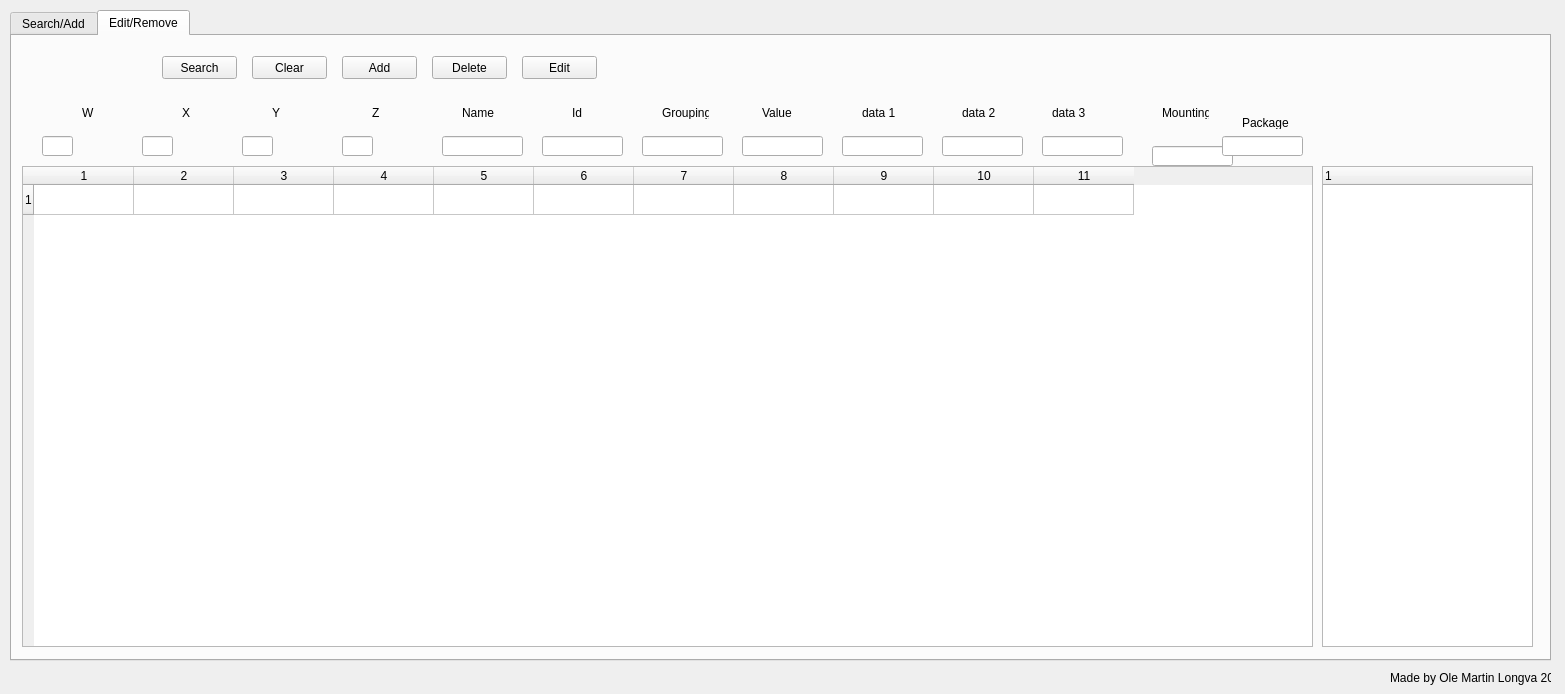
<?xml version="1.0" encoding="UTF-8"?>
<ui version="4.0">
 <class>Form</class>
 <widget class="QWidget" name="Form">
  <property name="geometry">
   <rect>
    <x>0</x>
    <y>0</y>
    <width>1565</width>
    <height>694</height>
   </rect>
  </property>
  <property name="windowTitle">
   <string>Form</string>
  </property>
  <widget class="QTabWidget" name="tabWidget">
   <property name="geometry">
    <rect>
     <x>10</x>
     <y>10</y>
     <width>1541</width>
     <height>651</height>
    </rect>
   </property>
   <property name="currentIndex">
    <number>1</number>
   </property>
   <widget class="QWidget" name="tab">
    <attribute name="title">
     <string>Search/Add</string>
    </attribute>
    <widget class="QLineEdit" name="lineEdit_7">
     <property name="geometry">
      <rect>
       <x>730</x>
       <y>100</y>
       <width>81</width>
       <height>20</height>
      </rect>
     </property>
    </widget>
    <widget class="QLineEdit" name="lineEdit_9">
     <property name="geometry">
      <rect>
       <x>930</x>
       <y>100</y>
       <width>81</width>
       <height>20</height>
      </rect>
     </property>
    </widget>
    <widget class="QLabel" name="label_8">
     <property name="geometry">
      <rect>
       <x>850</x>
       <y>70</y>
       <width>47</width>
       <height>13</height>
      </rect>
     </property>
     <property name="text">
      <string>data 1</string>
     </property>
    </widget>
    <widget class="QPushButton" name="pushButton_3">
     <property name="geometry">
      <rect>
       <x>330</x>
       <y>20</y>
       <width>75</width>
       <height>23</height>
      </rect>
     </property>
     <property name="text">
      <string>Add</string>
     </property>
    </widget>
    <widget class="QLabel" name="label_4">
     <property name="geometry">
      <rect>
       <x>450</x>
       <y>70</y>
       <width>47</width>
       <height>13</height>
      </rect>
     </property>
     <property name="text">
      <string>Name</string>
     </property>
    </widget>
    <widget class="QPushButton" name="pushButton_2">
     <property name="geometry">
      <rect>
       <x>240</x>
       <y>20</y>
       <width>75</width>
       <height>23</height>
      </rect>
     </property>
     <property name="text">
      <string>Clear</string>
     </property>
    </widget>
    <widget class="QLabel" name="label_6">
     <property name="geometry">
      <rect>
       <x>650</x>
       <y>70</y>
       <width>47</width>
       <height>13</height>
      </rect>
     </property>
     <property name="text">
      <string>Grouping</string>
     </property>
    </widget>
    <widget class="QLineEdit" name="lineEdit_8">
     <property name="geometry">
      <rect>
       <x>830</x>
       <y>100</y>
       <width>81</width>
       <height>20</height>
      </rect>
     </property>
    </widget>
    <widget class="QPushButton" name="pushButton">
     <property name="geometry">
      <rect>
       <x>150</x>
       <y>20</y>
       <width>75</width>
       <height>23</height>
      </rect>
     </property>
     <property name="text">
      <string>Search</string>
     </property>
    </widget>
    <widget class="QLabel" name="label_7">
     <property name="geometry">
      <rect>
       <x>750</x>
       <y>70</y>
       <width>47</width>
       <height>13</height>
      </rect>
     </property>
     <property name="text">
      <string>Value</string>
     </property>
    </widget>
    <widget class="QLineEdit" name="lineEdit_10">
     <property name="geometry">
      <rect>
       <x>1030</x>
       <y>100</y>
       <width>81</width>
       <height>20</height>
      </rect>
     </property>
    </widget>
    <widget class="QLineEdit" name="lineEdit_2">
     <property name="geometry">
      <rect>
       <x>110</x>
       <y>100</y>
       <width>31</width>
       <height>20</height>
      </rect>
     </property>
    </widget>
    <widget class="QLabel" name="label_3">
     <property name="geometry">
      <rect>
       <x>160</x>
       <y>70</y>
       <width>47</width>
       <height>13</height>
      </rect>
     </property>
     <property name="text">
      <string>Z</string>
     </property>
     <property name="buddy">
      <cstring>lineEdit_3</cstring>
     </property>
    </widget>
    <widget class="QLabel" name="label_2">
     <property name="geometry">
      <rect>
       <x>120</x>
       <y>70</y>
       <width>47</width>
       <height>13</height>
      </rect>
     </property>
     <property name="text">
      <string>Y</string>
     </property>
    </widget>
    <widget class="QLabel" name="label_5">
     <property name="geometry">
      <rect>
       <x>560</x>
       <y>70</y>
       <width>47</width>
       <height>13</height>
      </rect>
     </property>
     <property name="text">
      <string>Id</string>
     </property>
    </widget>
    <widget class="QLabel" name="label">
     <property name="geometry">
      <rect>
       <x>80</x>
       <y>70</y>
       <width>47</width>
       <height>13</height>
      </rect>
     </property>
     <property name="text">
      <string>X</string>
     </property>
    </widget>
    <widget class="QLineEdit" name="lineEdit_4">
     <property name="geometry">
      <rect>
       <x>190</x>
       <y>100</y>
       <width>81</width>
       <height>20</height>
      </rect>
     </property>
    </widget>
    <widget class="QLineEdit" name="lineEdit_6">
     <property name="geometry">
      <rect>
       <x>630</x>
       <y>100</y>
       <width>81</width>
       <height>20</height>
      </rect>
     </property>
    </widget>
    <widget class="QLineEdit" name="lineEdit">
     <property name="geometry">
      <rect>
       <x>70</x>
       <y>100</y>
       <width>31</width>
       <height>20</height>
      </rect>
     </property>
    </widget>
    <widget class="QLineEdit" name="lineEdit_5">
     <property name="geometry">
      <rect>
       <x>530</x>
       <y>100</y>
       <width>81</width>
       <height>20</height>
      </rect>
     </property>
    </widget>
    <widget class="QLineEdit" name="lineEdit_3">
     <property name="geometry">
      <rect>
       <x>180</x>
       <y>70</y>
       <width>31</width>
       <height>20</height>
      </rect>
     </property>
    </widget>
    <widget class="QLabel" name="label_10">
     <property name="geometry">
      <rect>
       <x>1040</x>
       <y>70</y>
       <width>47</width>
       <height>13</height>
      </rect>
     </property>
     <property name="text">
      <string>data 3</string>
     </property>
    </widget>
    <widget class="QLabel" name="label_9">
     <property name="geometry">
      <rect>
       <x>950</x>
       <y>70</y>
       <width>47</width>
       <height>13</height>
      </rect>
     </property>
     <property name="text">
      <string>data 2</string>
     </property>
    </widget>
    <widget class="QTableWidget" name="tableWidget">
     <property name="geometry">
      <rect>
       <x>10</x>
       <y>130</y>
       <width>1291</width>
       <height>481</height>
      </rect>
     </property>
     <property name="editTriggers">
      <set>QAbstractItemView::NoEditTriggers</set>
     </property>
     <property name="rowCount">
      <number>1</number>
     </property>
     <property name="columnCount">
      <number>13</number>
     </property>
     <row/>
     <column/>
     <column/>
     <column/>
     <column/>
     <column/>
     <column/>
     <column/>
     <column/>
     <column/>
     <column/>
     <column/>
     <column/>
     <column/>
    </widget>
    <widget class="QLineEdit" name="lineEdit_22">
     <property name="geometry">
      <rect>
       <x>30</x>
       <y>100</y>
       <width>31</width>
       <height>20</height>
      </rect>
     </property>
    </widget>
    <widget class="QLabel" name="label_22">
     <property name="geometry">
      <rect>
       <x>40</x>
       <y>70</y>
       <width>47</width>
       <height>13</height>
      </rect>
     </property>
     <property name="text">
      <string>W</string>
     </property>
    </widget>
    <widget class="QLineEdit" name="lineEdit_23">
     <property name="geometry">
      <rect>
       <x>1130</x>
       <y>100</y>
       <width>81</width>
       <height>20</height>
      </rect>
     </property>
    </widget>
    <widget class="QLineEdit" name="lineEdit_24">
     <property name="geometry">
      <rect>
       <x>1220</x>
       <y>100</y>
       <width>81</width>
       <height>20</height>
      </rect>
     </property>
    </widget>
    <widget class="QLabel" name="label_24">
     <property name="geometry">
      <rect>
       <x>1150</x>
       <y>80</y>
       <width>47</width>
       <height>13</height>
      </rect>
     </property>
     <property name="text">
      <string>Mounting</string>
     </property>
    </widget>
    <widget class="QLabel" name="label_25">
     <property name="geometry">
      <rect>
       <x>1250</x>
       <y>70</y>
       <width>47</width>
       <height>13</height>
      </rect>
     </property>
     <property name="text">
      <string>Package</string>
     </property>
    </widget>
    <widget class="QTreeWidget" name="treeWidget">
     <property name="geometry">
      <rect>
       <x>1310</x>
       <y>130</y>
       <width>211</width>
       <height>481</height>
      </rect>
     </property>
     <column>
      <property name="text">
       <string notr="true">1</string>
      </property>
     </column>
    </widget>
   </widget>
   <widget class="QWidget" name="tab_2">
    <attribute name="title">
     <string>Edit/Remove</string>
    </attribute>
    <widget class="QLabel" name="label_11">
     <property name="geometry">
      <rect>
       <x>750</x>
       <y>70</y>
       <width>47</width>
       <height>13</height>
      </rect>
     </property>
     <property name="text">
      <string>Value</string>
     </property>
    </widget>
    <widget class="QLineEdit" name="lineEdit_11">
     <property name="geometry">
      <rect>
       <x>130</x>
       <y>100</y>
       <width>31</width>
       <height>20</height>
      </rect>
     </property>
    </widget>
    <widget class="QLineEdit" name="lineEdit_12">
     <property name="geometry">
      <rect>
       <x>230</x>
       <y>100</y>
       <width>31</width>
       <height>20</height>
      </rect>
     </property>
    </widget>
    <widget class="QLineEdit" name="lineEdit_13">
     <property name="geometry">
      <rect>
       <x>330</x>
       <y>100</y>
       <width>31</width>
       <height>20</height>
      </rect>
     </property>
    </widget>
    <widget class="QLabel" name="label_12">
     <property name="geometry">
      <rect>
       <x>260</x>
       <y>70</y>
       <width>47</width>
       <height>13</height>
      </rect>
     </property>
     <property name="text">
      <string>Y</string>
     </property>
    </widget>
    <widget class="QLabel" name="label_13">
     <property name="geometry">
      <rect>
       <x>170</x>
       <y>70</y>
       <width>47</width>
       <height>13</height>
      </rect>
     </property>
     <property name="text">
      <string>X</string>
     </property>
    </widget>
    <widget class="QLineEdit" name="lineEdit_14">
     <property name="geometry">
      <rect>
       <x>430</x>
       <y>100</y>
       <width>81</width>
       <height>20</height>
      </rect>
     </property>
    </widget>
    <widget class="QLabel" name="label_14">
     <property name="geometry">
      <rect>
       <x>560</x>
       <y>70</y>
       <width>47</width>
       <height>13</height>
      </rect>
     </property>
     <property name="text">
      <string>Id</string>
     </property>
    </widget>
    <widget class="QLabel" name="label_15">
     <property name="geometry">
      <rect>
       <x>360</x>
       <y>70</y>
       <width>47</width>
       <height>13</height>
      </rect>
     </property>
     <property name="text">
      <string>Z</string>
     </property>
    </widget>
    <widget class="QPushButton" name="pushButton_4">
     <property name="geometry">
      <rect>
       <x>330</x>
       <y>20</y>
       <width>75</width>
       <height>23</height>
      </rect>
     </property>
     <property name="text">
      <string>Add</string>
     </property>
    </widget>
    <widget class="QLineEdit" name="lineEdit_15">
     <property name="geometry">
      <rect>
       <x>530</x>
       <y>100</y>
       <width>81</width>
       <height>20</height>
      </rect>
     </property>
    </widget>
    <widget class="QPushButton" name="pushButton_5">
     <property name="geometry">
      <rect>
       <x>240</x>
       <y>20</y>
       <width>75</width>
       <height>23</height>
      </rect>
     </property>
     <property name="text">
      <string>Clear</string>
     </property>
    </widget>
    <widget class="QLabel" name="label_16">
     <property name="geometry">
      <rect>
       <x>650</x>
       <y>70</y>
       <width>47</width>
       <height>13</height>
      </rect>
     </property>
     <property name="text">
      <string>Grouping</string>
     </property>
    </widget>
    <widget class="QLabel" name="label_17">
     <property name="geometry">
      <rect>
       <x>450</x>
       <y>70</y>
       <width>47</width>
       <height>13</height>
      </rect>
     </property>
     <property name="text">
      <string>Name</string>
     </property>
    </widget>
    <widget class="QLabel" name="label_18">
     <property name="geometry">
      <rect>
       <x>1040</x>
       <y>70</y>
       <width>47</width>
       <height>13</height>
      </rect>
     </property>
     <property name="text">
      <string>data 3</string>
     </property>
    </widget>
    <widget class="QLabel" name="label_19">
     <property name="geometry">
      <rect>
       <x>850</x>
       <y>70</y>
       <width>47</width>
       <height>13</height>
      </rect>
     </property>
     <property name="text">
      <string>data 1</string>
     </property>
    </widget>
    <widget class="QPushButton" name="pushButton_6">
     <property name="geometry">
      <rect>
       <x>150</x>
       <y>20</y>
       <width>75</width>
       <height>23</height>
      </rect>
     </property>
     <property name="text">
      <string>Search</string>
     </property>
    </widget>
    <widget class="QLabel" name="label_20">
     <property name="geometry">
      <rect>
       <x>950</x>
       <y>70</y>
       <width>47</width>
       <height>13</height>
      </rect>
     </property>
     <property name="text">
      <string>data 2</string>
     </property>
    </widget>
    <widget class="QTableWidget" name="tableWidget_2">
     <property name="geometry">
      <rect>
       <x>10</x>
       <y>130</y>
       <width>1291</width>
       <height>481</height>
      </rect>
     </property>
     <property name="editTriggers">
      <set>QAbstractItemView::NoEditTriggers</set>
     </property>
     <property name="rowCount">
      <number>1</number>
     </property>
     <property name="columnCount">
      <number>11</number>
     </property>
     <row/>
     <column/>
     <column/>
     <column/>
     <column/>
     <column/>
     <column/>
     <column/>
     <column/>
     <column/>
     <column/>
     <column/>
    </widget>
    <widget class="QLineEdit" name="lineEdit_16">
     <property name="geometry">
      <rect>
       <x>630</x>
       <y>100</y>
       <width>81</width>
       <height>20</height>
      </rect>
     </property>
    </widget>
    <widget class="QLineEdit" name="lineEdit_17">
     <property name="geometry">
      <rect>
       <x>730</x>
       <y>100</y>
       <width>81</width>
       <height>20</height>
      </rect>
     </property>
    </widget>
    <widget class="QLineEdit" name="lineEdit_18">
     <property name="geometry">
      <rect>
       <x>830</x>
       <y>100</y>
       <width>81</width>
       <height>20</height>
      </rect>
     </property>
    </widget>
    <widget class="QLineEdit" name="lineEdit_19">
     <property name="geometry">
      <rect>
       <x>930</x>
       <y>100</y>
       <width>81</width>
       <height>20</height>
      </rect>
     </property>
    </widget>
    <widget class="QLineEdit" name="lineEdit_20">
     <property name="geometry">
      <rect>
       <x>1030</x>
       <y>100</y>
       <width>81</width>
       <height>20</height>
      </rect>
     </property>
    </widget>
    <widget class="QPushButton" name="pushButton_7">
     <property name="geometry">
      <rect>
       <x>420</x>
       <y>20</y>
       <width>75</width>
       <height>23</height>
      </rect>
     </property>
     <property name="text">
      <string>Delete</string>
     </property>
    </widget>
    <widget class="QPushButton" name="pushButton_8">
     <property name="geometry">
      <rect>
       <x>510</x>
       <y>20</y>
       <width>75</width>
       <height>23</height>
      </rect>
     </property>
     <property name="text">
      <string>Edit</string>
     </property>
    </widget>
    <widget class="QLineEdit" name="lineEdit_21">
     <property name="geometry">
      <rect>
       <x>30</x>
       <y>100</y>
       <width>31</width>
       <height>20</height>
      </rect>
     </property>
    </widget>
    <widget class="QLabel" name="label_21">
     <property name="geometry">
      <rect>
       <x>70</x>
       <y>70</y>
       <width>47</width>
       <height>13</height>
      </rect>
     </property>
     <property name="text">
      <string>W</string>
     </property>
    </widget>
    <widget class="QLineEdit" name="lineEdit_25">
     <property name="geometry">
      <rect>
       <x>1140</x>
       <y>110</y>
       <width>81</width>
       <height>20</height>
      </rect>
     </property>
    </widget>
    <widget class="QLineEdit" name="lineEdit_26">
     <property name="geometry">
      <rect>
       <x>1210</x>
       <y>100</y>
       <width>81</width>
       <height>20</height>
      </rect>
     </property>
    </widget>
    <widget class="QLabel" name="label_26">
     <property name="geometry">
      <rect>
       <x>1150</x>
       <y>70</y>
       <width>47</width>
       <height>13</height>
      </rect>
     </property>
     <property name="text">
      <string>Mounting</string>
     </property>
    </widget>
    <widget class="QLabel" name="label_27">
     <property name="geometry">
      <rect>
       <x>1230</x>
       <y>80</y>
       <width>47</width>
       <height>13</height>
      </rect>
     </property>
     <property name="text">
      <string>Package</string>
     </property>
    </widget>
    <widget class="QTreeWidget" name="treeWidget_2">
     <property name="geometry">
      <rect>
       <x>1310</x>
       <y>130</y>
       <width>211</width>
       <height>481</height>
      </rect>
     </property>
     <column>
      <property name="text">
       <string notr="true">1</string>
      </property>
     </column>
    </widget>
   </widget>
  </widget>
  <widget class="QLabel" name="label_23">
   <property name="geometry">
    <rect>
     <x>1390</x>
     <y>670</y>
     <width>161</width>
     <height>16</height>
    </rect>
   </property>
   <property name="text">
    <string>Made by Ole Martin Longva 2018</string>
   </property>
  </widget>
 </widget>
 <tabstops>
  <tabstop>pushButton</tabstop>
  <tabstop>pushButton_2</tabstop>
  <tabstop>pushButton_3</tabstop>
  <tabstop>lineEdit_22</tabstop>
  <tabstop>lineEdit</tabstop>
  <tabstop>lineEdit_2</tabstop>
  <tabstop>lineEdit_3</tabstop>
  <tabstop>lineEdit_4</tabstop>
  <tabstop>lineEdit_5</tabstop>
  <tabstop>lineEdit_6</tabstop>
  <tabstop>lineEdit_7</tabstop>
  <tabstop>lineEdit_8</tabstop>
  <tabstop>lineEdit_9</tabstop>
  <tabstop>lineEdit_10</tabstop>
  <tabstop>lineEdit_23</tabstop>
  <tabstop>lineEdit_24</tabstop>
  <tabstop>tableWidget</tabstop>
  <tabstop>treeWidget</tabstop>
  <tabstop>tabWidget</tabstop>
  <tabstop>pushButton_6</tabstop>
  <tabstop>pushButton_5</tabstop>
  <tabstop>pushButton_4</tabstop>
  <tabstop>pushButton_7</tabstop>
  <tabstop>pushButton_8</tabstop>
  <tabstop>lineEdit_21</tabstop>
  <tabstop>lineEdit_11</tabstop>
  <tabstop>lineEdit_12</tabstop>
  <tabstop>lineEdit_13</tabstop>
  <tabstop>lineEdit_14</tabstop>
  <tabstop>lineEdit_15</tabstop>
  <tabstop>lineEdit_16</tabstop>
  <tabstop>lineEdit_17</tabstop>
  <tabstop>lineEdit_18</tabstop>
  <tabstop>lineEdit_19</tabstop>
  <tabstop>lineEdit_20</tabstop>
  <tabstop>lineEdit_25</tabstop>
  <tabstop>lineEdit_26</tabstop>
  <tabstop>tableWidget_2</tabstop>
  <tabstop>treeWidget_2</tabstop>
 </tabstops>
 <resources/>
 <connections/>
</ui>
